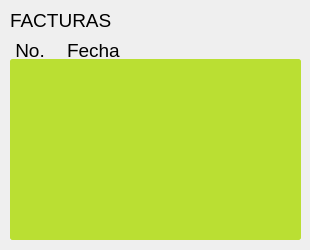
<?xml version="1.0" encoding="UTF-8"?>
<ui version="4.0">
 <class>Dialog</class>
 <widget class="QDialog" name="Dialog">
  <property name="geometry">
   <rect>
    <x>0</x>
    <y>0</y>
    <width>310</width>
    <height>250</height>
   </rect>
  </property>
  <property name="windowTitle">
   <string>Dialog</string>
  </property>
  <widget class="QScrollArea" name="scrollArea">
   <property name="geometry">
    <rect>
     <x>10</x>
     <y>59</y>
     <width>291</width>
     <height>181</height>
    </rect>
   </property>
   <property name="styleSheet">
    <string notr="true">background-color: rgb(186, 223, 51);
border-radius: 3px;</string>
   </property>
   <property name="widgetResizable">
    <bool>true</bool>
   </property>
   <widget class="QWidget" name="scrollAreaWidgetContents">
    <property name="geometry">
     <rect>
      <x>0</x>
      <y>0</y>
      <width>291</width>
      <height>181</height>
     </rect>
    </property>
   </widget>
  </widget>
  <widget class="QLabel" name="label1">
   <property name="geometry">
    <rect>
     <x>10</x>
     <y>10</y>
     <width>191</width>
     <height>21</height>
    </rect>
   </property>
   <property name="styleSheet">
    <string notr="true">font: 14pt;</string>
   </property>
   <property name="text">
    <string>FACTURAS</string>
   </property>
  </widget>
  <widget class="QWidget" name="layoutWidget">
   <property name="geometry">
    <rect>
     <x>10</x>
     <y>40</y>
     <width>166</width>
     <height>21</height>
    </rect>
   </property>
   <layout class="QGridLayout" name="gridLayout">
    <item row="0" column="1">
     <widget class="QLabel" name="label3">
      <property name="minimumSize">
       <size>
        <width>81</width>
        <height>19</height>
       </size>
      </property>
      <property name="styleSheet">
       <string notr="true">font:14pt;
</string>
      </property>
      <property name="text">
       <string>Fecha</string>
      </property>
     </widget>
    </item>
    <item row="0" column="0">
     <widget class="QLabel" name="label2">
      <property name="minimumSize">
       <size>
        <width>51</width>
        <height>19</height>
       </size>
      </property>
      <property name="maximumSize">
       <size>
        <width>51</width>
        <height>19</height>
       </size>
      </property>
      <property name="styleSheet">
       <string notr="true">font:14pt;</string>
      </property>
      <property name="text">
       <string> No.</string>
      </property>
     </widget>
    </item>
   </layout>
  </widget>
 </widget>
 <resources/>
 <connections/>
</ui>
